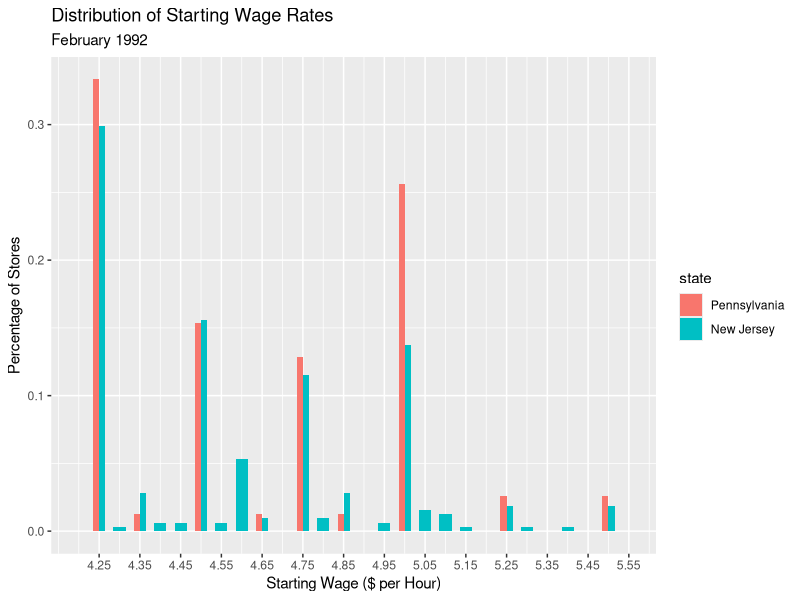
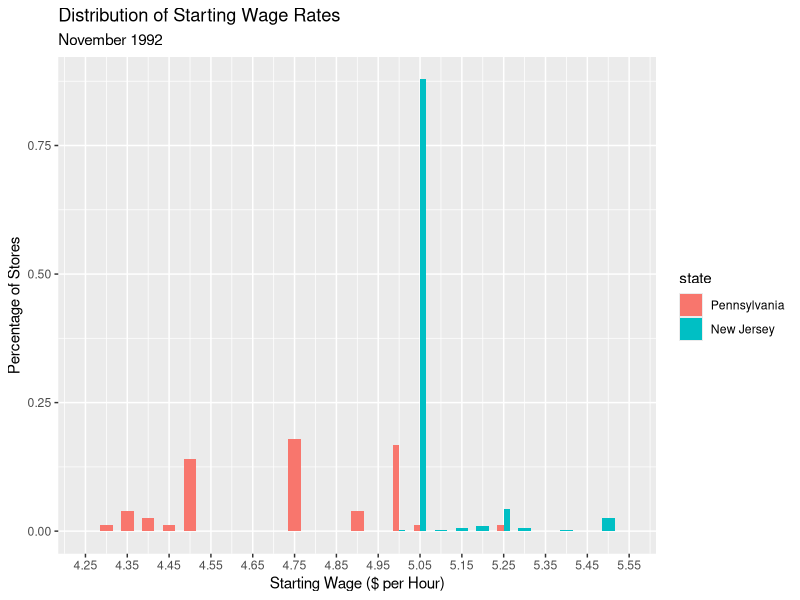

Write the R code that produced these figures, in order.
## ---- chunk 1
# Packages (install first if necessary)

# Load packages
library(tidyverse) # Data manipulation
library(broom)     # Modeling output
library(sandwich)  # Cluster-robust standard errors for regression
library(lmtest)    # Diagnostics in linear regression models
library(ggplot2)  # Visual representation of the data
library(dplyr)
library(kableExtra)
## ---- chunk 2
# Load data
card <- 
  read_csv("Card_Krueger_AER_1994_data.csv", show_col_types = FALSE) %>%
  mutate(state = fct_relevel(state, "Pennsylvania", after = 0))

summary(card)
## ---- chunk 3
# rounding the values in the starting wage column, so that our bin size replicates the one in the study more closely
card$wage_st <- round(card$wage_st/.05)*.05

#trying to do this with bar chart: 
df_plot_1 <- card %>%
             filter(after == 0) %>%
             group_by(state, wage_st) %>%
             summarise(total_count = n(), .groups = "drop_last") %>%
             mutate(percent = total_count / sum(total_count))
             
head(df_plot_1)  

x <- seq(from = 4.25, to = 5.55, by = 0.1)

plot_1  <-  df_plot_1 %>% 
            ggplot(aes(x = wage_st, y = percent, fill = state)) +
            geom_bar(position = "dodge", stat = "identity", width = 0.03) +
            labs(title = "Distribution of Starting Wage Rates", subtitle = "February 1992", x = "Starting Wage ($ per Hour)", y = "Percentage of Stores") +
            scale_x_continuous(breaks = x, limits = c(4.20, 5.55))
plot_1

## ---- chunk 4
#trying to do this with bar chart:
df_plot_2 <- card %>%
             filter(after == 1) %>%
             group_by(state, wage_st) %>%
             summarise(total_count = n(), .groups = "drop_last") %>%
             mutate(percent = total_count / sum(total_count))

x <- seq(from = 4.25, to = 5.55, by = 0.1)

plot_2  <-  df_plot_2 %>% 
            ggplot(aes(x = wage_st, y = percent, fill = state)) +
            geom_bar(position = position_dodge(), stat = "identity", width = 0.03) +
            labs(title = "Distribution of Starting Wage Rates", subtitle = "November 1992", x = "Starting Wage ($ per Hour)", y = "Percentage of Stores") +
            scale_x_continuous(breaks = x, limits = c(4.25, 5.55))
plot_2
## ---- chunk 5
# Search for stores that did not implement the minimum wage increase:
no_mw <- card %>%
  filter(state == "New Jersey") %>%
  filter(after == 1) %>%
  filter(wage_st < 5.05)

head(no_mw)
## ---- chunk 6
D <- card %>%
  mutate(fte = empft + nmgrs + 0.5 * emppt) %>%
  mutate(fullmeal = psoda + pfry + pentree)

D

j1 <- D %>%
  filter(after == 0) %>%
  filter(state == "New Jersey") 
  

p1 <- D %>%
  filter(after == 0) %>%
  filter(state == "Pennsylvania") 
  

j2 <- D %>%
  filter(after == 1) %>%
  filter(state == "New Jersey")
  

p2 <- D %>%
  filter(after ==1) %>%
  filter(state == "Pennsylvania")
  

wave1 <- matrix (data = c(mean(j1$fte, na.rm = TRUE),  
                          mean(j1$wage_st, na.rm = TRUE), 
                          mean(j1$fullmeal, na.rm = TRUE), 
                          mean(j1$hrsopen, na.rm = TRUE),
                          mean(p1$fte, na.rm = TRUE),  
                          mean(p1$wage_st, na.rm = TRUE), 
                          mean(p1$fullmeal, na.rm = TRUE), 
                          mean(p1$hrsopen, na.rm =TRUE)), ncol = 2)

Wave1 <- as.data.frame(wave1)


colnames(Wave1) <-  c("New Jersey Averages", "Pennsylvania Averages")
rownames(Wave1) <- c("FTE", "Starting Wage", "Full Meal",  "Hours Open")


Wave1_fin <- Wave1 %>% 
  kbl(digits=3) %>% 
  kable_minimal()

Wave1_fin

## ---- chunk 7
Wave2 <- as.data.frame(matrix(data = c(mean(j2$fte, na.rm = TRUE),  
                                       mean(j2$wage_st, na.rm = TRUE), 
                                       mean(j2$fullmeal, na.rm = TRUE), 
                                       mean(j2$hrsopen, na.rm = TRUE),
                                       mean(p2$fte, na.rm = TRUE), 
                                       mean(p2$wage_st, na.rm = TRUE),  
                                       mean(p2$fullmeal, na.rm = TRUE),  
                                       mean(p2$hrsopen, na.rm = TRUE)), ncol = 2))

colnames(Wave2) <-  c("New Jersey Averages", "Pennsylvania Averages")
rownames(Wave2) <- c("FTE",  "Starting Wage", "Full Meal", "Hours Open")

Wave2 %>% 
  kbl(digits=3) %>% 
  kable_minimal()
## ---- chunk 8
# calculating percentage increase of starting wage: (we refer to this in our conclusion)
  (5.081-4.614)/4.614
## ---- chunk 9
#testing for significance 
#Wave 1: 

t1 <- t.test(fte      ~ state, data = filter(D, after == 0))
t1

t2 <- t.test(wage_st  ~ state, data = filter(D, after == 0))
t2

t3 <- t.test(fullmeal ~ state, data = filter(D, after == 0)) #H0 rejected 
t3

t4 <- t.test(hrsopen  ~ state, data = filter(D, after == 0))
t4



ttests <- map_df(list(t1, t2, t3, t4), tidy)
ttests

ttests = subset(ttests, select =c("estimate", "statistic", "p.value", "conf.low", "conf.high"))

ttests_df <- as.data.frame(ttests)

rownames(ttests_df)<- c("FTE", "Minimum Wage", "Price of Full meal", "Hours open")

ttests_df %>% 
  kbl %>% 
  kable_minimal()

## ---- chunk 10
#Wave 2: 


tt1<- t.test(fte      ~ state, data = filter(D, after == 1))
tt2<- t.test(wage_st  ~ state, data = filter(D, after == 1)) #rejected
tt3<- t.test(fullmeal ~ state, data = filter(D, after == 1)) #rejected 
tt4<- t.test(hrsopen  ~ state, data = filter(D, after == 1))

tt1
tt2
tt3
tt4

ttests2 <- map_df(list(tt1, tt2, tt3, tt4), tidy)

ttests2

ttests2 = subset(ttests2, select =c("estimate", "statistic", "p.value", "conf.low", "conf.high"))

ttests2_df <- as.data.frame(ttests2)
rownames(ttests2_df)<- c("FTE", "Minimum Wage", "Price of Full meal", "Hours open")



ttests2_df %>% 
  kbl %>% 
  kable_minimal()
## ---- chunk 11
#manual calculation of difference in fte of control state Pennsylvania between wave 2 and 1:
23.395 - 21.444

#manual calculation of difference in fte of treatment state New Jersey between wave 2 and 1:
20.595 - 21.362

#subtract differences 
(23.395 - 21.444)-(20.595 - 21.362)
## ---- chunk 12
#Create a dummy variable to identify the group exposed to the treatment. We assume New Jersey was treated (=1)
D$treated = ifelse(D$state == "New Jersey",1, 0)

#Create an interaction between time ( variable = after) and treated. We will call this interaction did.
D$did = D$treated*D$after

D
## ---- chunk 13
didreg = lm(fte ~ treated + after + did, data = D) %>%
  coeftest(vcov = vcov, type ="HC0")

tidy(didreg, conf.int = TRUE)

## ---- chunk 14
didregrobust <- lm(fte ~ treated + after + did, data = D)

robust <- function(mod) { 
  
  # Compute cluster-robust SE and shorten model output
  coeftest(mod, vcov = vcovCL, cluster = ~ treated, type = "HC0") %>%
    broom::tidy() %>%
    filter(str_detect(term, "treated", negate = TRUE))
}

col1 <- robust(didregrobust)
col1
## ---- chunk 15
Datamodel <- D %>%
  select(treated, after, did)
Datamodel
## ---- chunk 16
didreg1 = lm(fte ~ treated + after + did, data = D)
y_hat <- predict(didreg1, newdata = Datamodel)
head(y_hat)
mean(y_hat)
## ---- chunk 17
#D$did
#y_hat
beta_hat <- col1[3,2]
elasticity <- beta_hat* mean((D$did/y_hat), na.rm = TRUE)
elasticity
